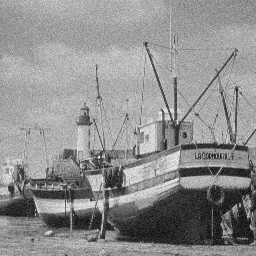
%> input picture boatnois.jpg, 256 x 256 px
$ octave p2t1.m   (GNU Octave 9; MATLAB toolbox functions it lacks are replaced by stand-ins)
%> lines starting %> are read from the running program, lines starting %| are printed output that depends on the picture
### noiseReduction.m
function Iout = noiseReduction(I, N)

mask = (1/9)*(ones(N));
Iout = uint8(conv2(mask, I));

end

### p2t1.m
boatnois = imread('C:\Users\leann\OneDrive\Documents\MATLAB\Practical2\boatnois.jpg');
%> boatnois is the input picture: size 256x256 uint8; min 0, max 255, mean 142.6


maskB = 1/9*ones(3);

boat1 = uint8(conv2(maskB, boatnois));
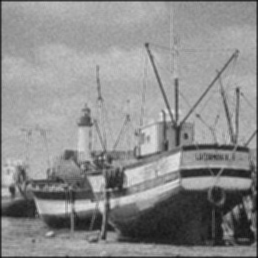
%> boat1: size 258x258 uint8; min 11, max 223, mean 140.4
boat2 = uint8(filter2(maskB, boatnois));
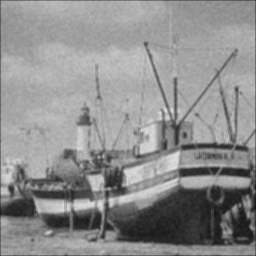
%> boat2: size 256x256 uint8; min 20, max 223, mean 141.8
s
%> (this line was passed over: s is not available in this run)
maskC = 1/9*ones(5);

boat3 = uint8(conv2(maskC, boatnois));
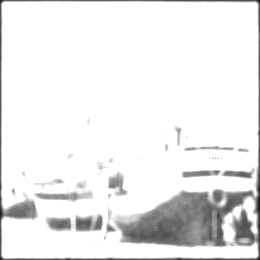
%> boat3: size 260x260 uint8; min 15, max 255, mean 235.7

subplot(2,2,1), imshow(boatnois);
subplot(2,2,2), imshow(boat1);
subplot(2,2,3), imshow(boat2);
subplot(2,2,4), imshow(boat3);

imshow(noiseReduction(boatnois, 3));
